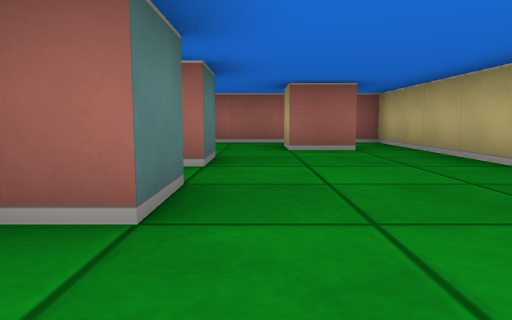
View 1 (above)

14 first-person views from a walk through a cub3D ray-caster map. The camera is about half as high as the walls, tilts 6° down and sees 70° across. The floor is counted in squares. Each view is taken from the middle of a square. On the plan, view 1 faces up. The plan holds only what a view shows up to about 9 squares ahead; the rest is blank.

View 2
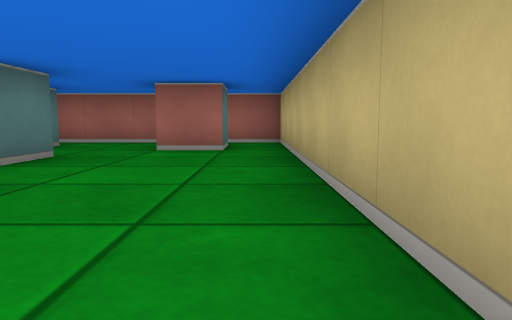

View 3
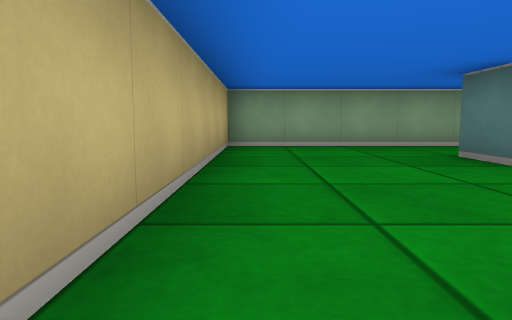

View 4
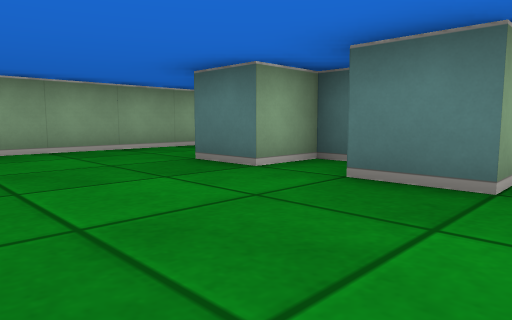

View 5
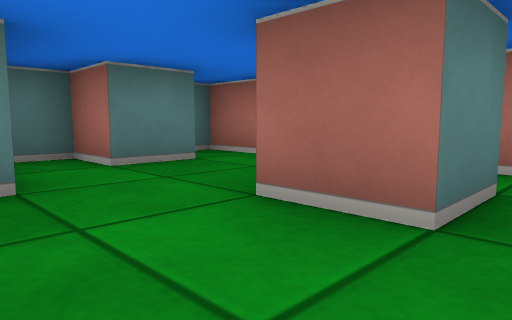

View 6
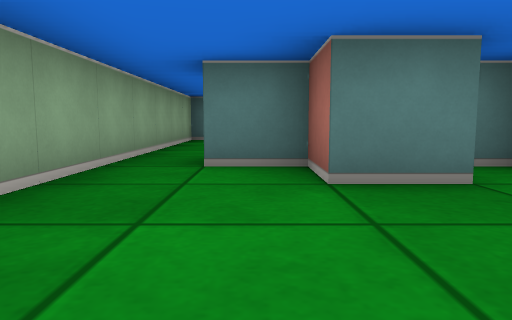

View 7
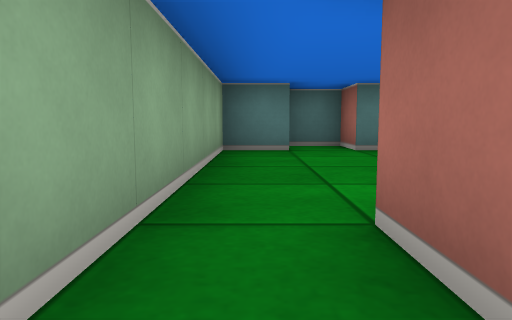

View 8
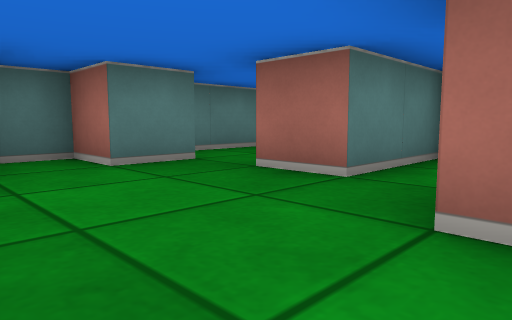

View 9
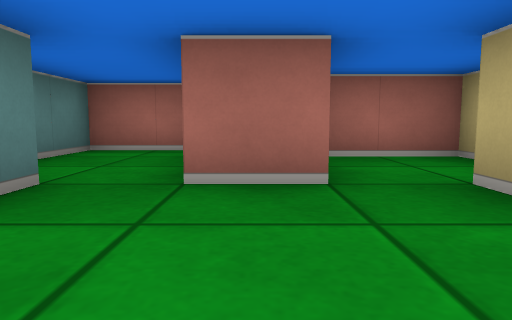

View 10
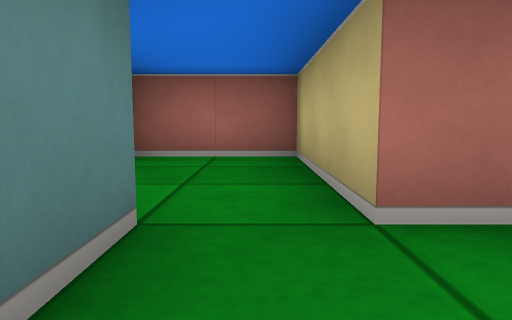

View 11
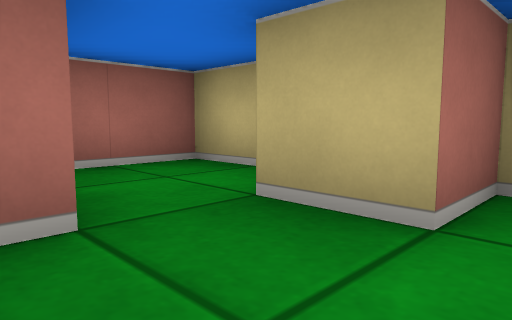

View 12
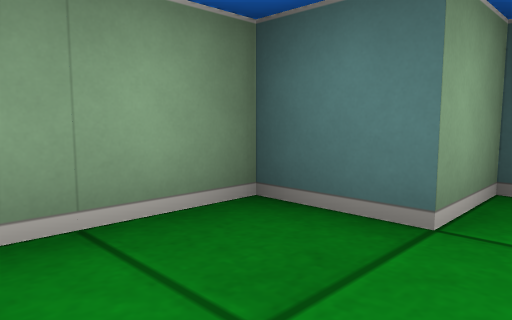

View 13
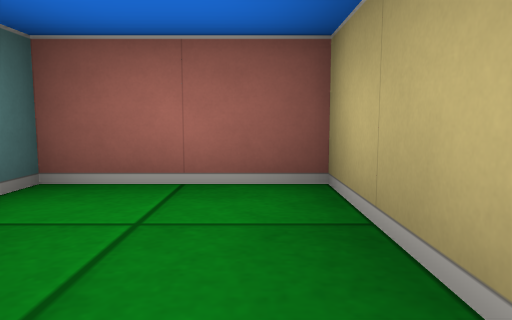

View 14
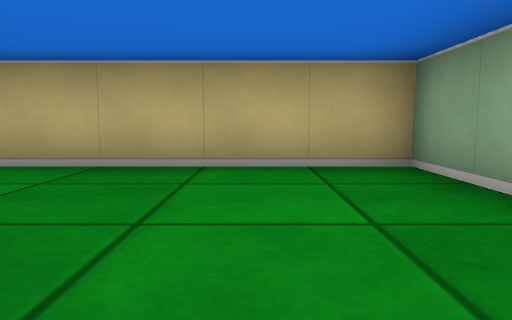

### Floor plan
Ten units are one square. View 1 is at (0, 0); x grows to the right and y downward. Boxes are objects, and circles mark ways between rooms. Rooms are numbered by the first view taken in them; rooms with no view inside come last. Other rooms are left out.
<svg viewBox="-80 -80 110 90">
<path fill="none" stroke="#000" d="M-15 -35 -15 -25 -5 -25 -5 -15 -15 -15 -15 -5 -25 -5M-10 -45 -5 -45 -5 -35M-25 -55 -25 -49M-15 -66 -15 -55M15 -66 15 -55 5 -55 5 -65M-25 5 25 5 25 -75 -25 -75 -25 -71M-45 -25 -55 -25 -55 -35M-65 -26 -65 -15 -75 -15 -75 -5 -65 -5 -65 5 -25 5M-24 -15 -35 -15 -35 -25M-55 -35 -55 -55 -75 -55 -75 -31M-45 -46 -45 -25M-25 -35 -25 -45 -41 -45"/>
<circle cx="-30" cy="0" r="3" fill="#2a7"/>
<circle cx="-60" cy="-30" r="3" fill="#2a7"/>
<circle cx="-40" cy="-20" r="3" fill="#2a7"/>
<text x="0" y="-30">1</text>
<text x="-50" y="-10">2</text>
<text x="-70" y="-40">3</text>
<text x="-40" y="-40">4</text>
</svg>
Room 1 opens to room 2. Room 2 opens to room 3. Room 2 opens to room 4.

Where each view was taken, in squares from view 1:
view 1: 0 up, 0 right, facing up
view 2: 0 up, 2 right, facing up
view 3: 6 up, 2 right, facing down
view 4: 5 up, 2 right, facing down-left
view 5: 4 up, 2 right, facing up-left
view 6: 1 up, 2 right, facing left
view 7: 0 up, 1 left, facing left
view 8: 0 up, 3 left, facing up-left
view 9: 0 up, 5 left, facing up
view 10: 1 up, 6 left, facing up
view 11: 1 up, 5 left, facing up-right
view 12: 1 up, 5 left, facing down-left
view 13: 3 up, 6 left, facing up
view 14: 1 up, 1 left, facing right
